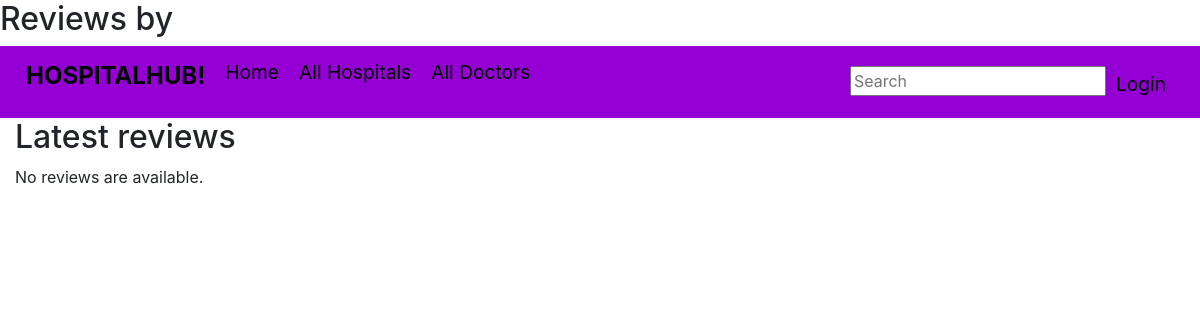
The page /myhub/review/user/GenericUser/ on the database as committed earlier.
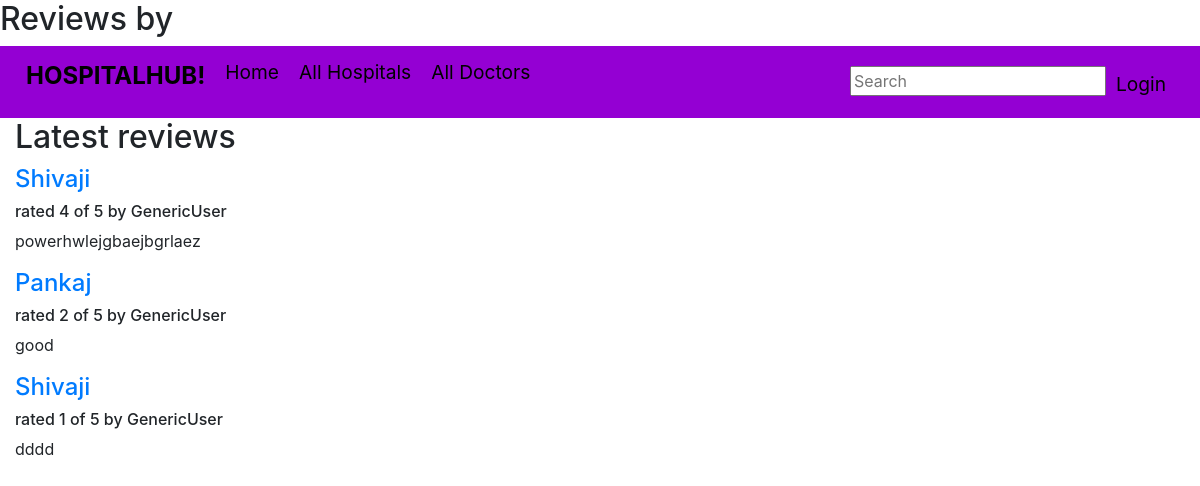
The same page on the database as committed later.
### myhub/models.py (models this page shows, shortened)
class review(models.Model):
    RATING_CHOICES = (
        (1, '1'),
        (2, '2'),
        (3, '3'),
        (4, '4'),
        (5, '5'),
    )
    doctor = models.ForeignKey(doctor, on_delete=models.CASCADE,)
    pub_date = models.DateTimeField('date published')
    user_name = models.CharField(max_length=100)
    comment = models.CharField(max_length=200)
    rating = models.IntegerField(choices=RATING_CHOICES)

class doctor(models.Model):
    id = models.IntegerField(primary_key=True)  # Field name made lowercase.
    first_name = models.CharField(max_length=100, blank=True, null=True)  # Field name made lowercase.
    last_name = models.CharField(max_length=100, blank=True, null=True)  # Field name made lowercase.
    edu = models.ManyToManyField(doctoredu, help_text="Select an education")
    hospital = models.ManyToManyField('hospital', help_text="Select hospital(s):")
    profile= models.ImageField(upload_to = 'media',default ='default.jpg')
    def get_absolute_url(self):
        return reverse('doctors-detail', args=[str(self.id)])
    class Meta:
        ordering = ['last_name', 'first_name']

### myhub/views.py (the view)
# urls.py: url(r'^review/user/(?P<username>\w+)/$', views.user_review_list, name='user_review_list'),
def user_review_list(request, username=None):
    if not username:
        username = request.user.username
    latest_review_list = review.objects.filter(user_name=username).order_by('-pub_date')
    context = {'review_list':latest_review_list, 'username':username}
    return render(request, 'myhub/user_review_list.html', context)

### myhub/templates/myhub/user_review_list.html
{% extends 'myhub/review_list.html' %}
{% block title %}
<h2>Reviews by {{ user.username }}</h2>
{% endblock %}

### myhub/templates/myhub/review_list.html
{% extends "base_generic.html" %}
{% block content %}
<h2>Latest reviews</h2>
{% if review_list %}
<div>
    {% for review in review_list %}
    <div>
        <h4><a href="{{ review.doctor.get_absolute_url }}">
        {{ review.doctor.first_name }}
        </a></h4>
        <h6>rated {{ review.rating }} of 5 by {{ review.user_name }}</h6>
        <p>{{ review.comment }}</p>
    </div>
    {% endfor %}
</div>
{% else %}
<p>No reviews are available.</p>
{% endif %}
{% endblock %}

Rows that differ between the two databases and show on the page:
added review: doctor.first_name "Shivaji", rating "4", user_name "GenericUser", comment "powerhwlejgbaejbgrlaez"
added review: doctor.first_name "Pankaj", rating "2", user_name "GenericUser", comment "good"
added review: doctor.first_name "Shivaji", rating "1", user_name "GenericUser", comment "dddd"
Other text that changed with them:
text no longer shown: "No reviews are available."
